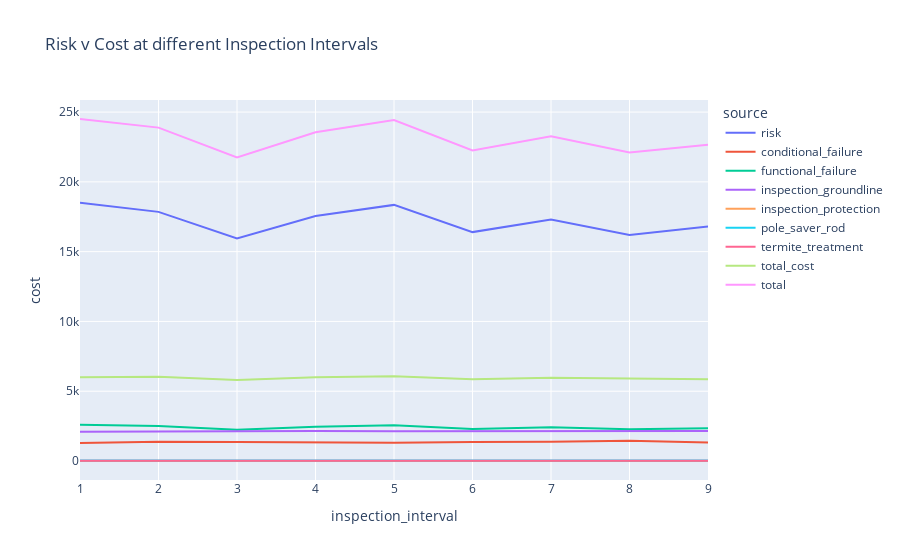

This figure's notebook cell:
### Markdown cell above
Using

### Code cell
def update_inspection_interval_figure():
    
    df = expected_inspection_interval(1,10, n_iterations=1000)
    df_plot = df.melt(id_vars='inspection_interval', var_name = 'source', value_name='cost')
    fig = px.line(df_plot, x="inspection_interval", y="cost", color='source', title='Risk v Cost at different Inspection Intervals')
    return fig

clear_output(True)
update_inspection_interval_figure().show()

### Figure 1 — Plotly figure (JSON) as saved in the notebook; plotly's stock layout.template omitted (floating-point values rounded to 4 significant figures)
{"data": [{"hovertemplate": "source=risk<br>inspection_interval=%{x}<br>cost=%{y}<extra></extra>", "legendgroup": "risk", "line": {"color": "#636efa", "dash": "solid"}, "mode": "lines", "name": "risk", "orientation": "v", "showlegend": true, "type": "scatter", "x": [1, 2, 3, 4, 5, 6, 7, 8, 9], "xaxis": "x", "y": [18500, 17850, 15950, 17550, 18350, 16400, 17300, 16200, 16800], "yaxis": "y"}, {"hovertemplate": "source=conditional_failure<br>inspection_interval=%{x}<br>cost=%{y}<extra></extra>", "legendgroup": "conditional_failure", "line": {"color": "#EF553B", "dash": "solid"}, "mode": "lines", "name": "conditional_failure", "orientation": "v", "showlegend": true, "type": "scatter", "x": [1, 2, 3, 4, 5, 6, 7, 8, 9], "xaxis": "x", "y": [1281, 1386, 1362.0, 1344, 1316, 1368.0, 1372, 1442, 1320.0], "yaxis": "y"}, {"hovertemplate": "source=functional_failure<br>inspection_interval=%{x}<br>cost=%{y}<extra></extra>", "legendgroup": "functional_failure", "line": {"color": "#00cc96", "dash": "solid"}, "mode": "lines", "name": "functional_failure", "orientation": "v", "showlegend": true, "type": "scatter", "x": [1, 2, 3, 4, 5, 6, 7, 8, 9], "xaxis": "x", "y": [2590, 2499, 2233, 2457, 2569, 2296, 2422, 2268, 2352], "yaxis": "y"}, {"hovertemplate": "source=inspection_groundline<br>inspection_interval=%{x}<br>cost=%{y}<extra></extra>", "legendgroup": "inspection_groundline", "line": {"color": "#ab63fa", "dash": "solid"}, "mode": "lines", "name": "inspection_groundline", "orientation": "v", "showlegend": true, "type": "scatter", "x": [1, 2, 3, 4, 5, 6, 7, 8, 9], "xaxis": "x", "y": [2087.0, 2102.0, 2164.0, 2151.0, 2138.0, 2143.0, 2131.0, 2149.0, 2143.0], "yaxis": "y"}, {"hovertemplate": "source=inspection_protection<br>inspection_interval=%{x}<br>cost=%{y}<extra></extra>", "legendgroup": "inspection_protection", "line": {"color": "#FFA15A", "dash": "solid"}, "mode": "lines", "name": "inspection_protection", "orientation": "v", "showlegend": true, "type": "scatter", "x": [1, 2, 3, 4, 5, 6, 7, 8, 9], "xaxis": "x", "y": [0, 0, 0, 0, 0, 0, 0, 0, 0], "yaxis": "y"}, {"hovertemplate": "source=pole_saver_rod<br>inspection_interval=%{x}<br>cost=%{y}<extra></extra>", "legendgroup": "pole_saver_rod", "line": {"color": "#19d3f3", "dash": "solid"}, "mode": "lines", "name": "pole_saver_rod", "orientation": "v", "showlegend": true, "type": "scatter", "x": [1, 2, 3, 4, 5, 6, 7, 8, 9], "xaxis": "x", "y": [29.4, 29.6, 27.8, 29.4, 31.9, 26.4, 29.7, 27.4, 28.9], "yaxis": "y"}, {"hovertemplate": "source=termite_treatment<br>inspection_interval=%{x}<br>cost=%{y}<extra></extra>", "legendgroup": "termite_treatment", "line": {"color": "#FF6692", "dash": "solid"}, "mode": "lines", "name": "termite_treatment", "orientation": "v", "showlegend": true, "type": "scatter", "x": [1, 2, 3, 4, 5, 6, 7, 8, 9], "xaxis": "x", "y": [17.0, 19.2, 20.5, 17.5, 18.6, 20, 18.9, 21.1, 17.7], "yaxis": "y"}, {"hovertemplate": "source=total_cost<br>inspection_interval=%{x}<br>cost=%{y}<extra></extra>", "legendgroup": "total_cost", "line": {"color": "#B6E880", "dash": "solid"}, "mode": "lines", "name": "total_cost", "orientation": "v", "showlegend": true, "type": "scatter", "x": [1, 2, 3, 4, 5, 6, 7, 8, 9], "xaxis": "x", "y": [6004.0, 6036.0, 5807.0, 5999.0, 6073.0, 5854.0, 5973.0, 5908.0, 5861.0], "yaxis": "y"}, {"hovertemplate": "source=total<br>inspection_interval=%{x}<br>cost=%{y}<extra></extra>", "legendgroup": "total", "line": {"color": "#FF97FF", "dash": "solid"}, "mode": "lines", "name": "total", "orientation": "v", "showlegend": true, "type": "scatter", "x": [1, 2, 3, 4, 5, 6, 7, 8, 9], "xaxis": "x", "y": [24500.0, 23890.0, 21760.0, 23550.0, 24420.0, 22250.0, 23270.0, 22110.0, 22660.0], "yaxis": "y"}], "layout": {"legend": {"title": {"text": "source"}, "tracegroupgap": 0}, "title": {"text": "Risk v Cost at different Inspection Intervals"}, "xaxis": {"anchor": "y", "domain": [0, 1], "title": {"text": "inspection_interval"}}, "yaxis": {"anchor": "x", "domain": [0, 1], "title": {"text": "cost"}}}}
